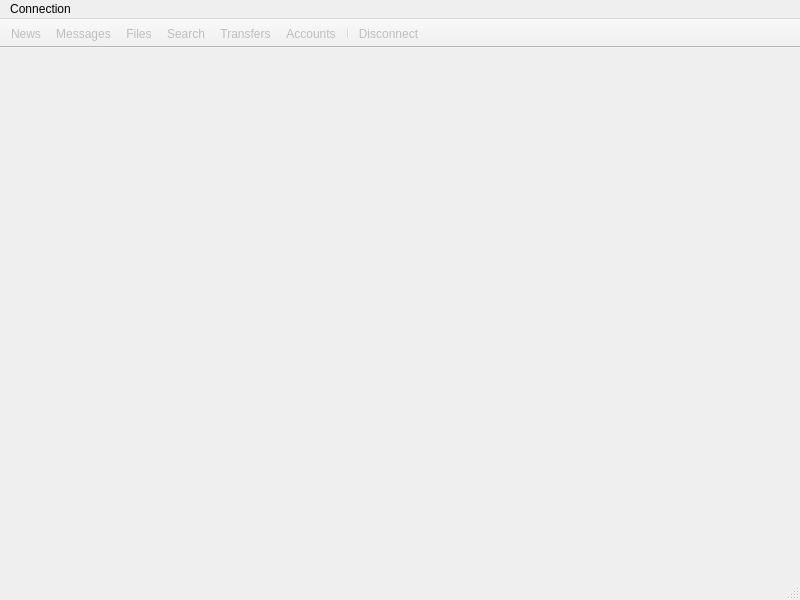
<?xml version="1.0" encoding="UTF-8"?>
<ui version="4.0">
 <class>QwcConnectionMainWindow</class>
 <widget class="QMainWindow" name="QwcConnectionMainWindow">
  <property name="geometry">
   <rect>
    <x>0</x>
    <y>0</y>
    <width>800</width>
    <height>600</height>
   </rect>
  </property>
  <property name="windowTitle">
   <string>Qwired</string>
  </property>
  <widget class="QWidget" name="centralwidget">
   <layout class="QHBoxLayout"/>
  </widget>
  <widget class="QMenuBar" name="menubar">
   <property name="geometry">
    <rect>
     <x>0</x>
     <y>0</y>
     <width>800</width>
     <height>22</height>
    </rect>
   </property>
   <widget class="QMenu" name="menuQwired">
    <property name="title">
     <string>Connection</string>
    </property>
    <addaction name="actionNewConnection"/>
    <addaction name="actionDisconnect"/>
    <addaction name="actionReconnect"/>
    <addaction name="separator"/>
    <addaction name="actionServerInfo"/>
    <addaction name="actionNews"/>
    <addaction name="actionMessages"/>
    <addaction name="actionFiles"/>
    <addaction name="actionTransfers"/>
    <addaction name="separator"/>
    <addaction name="actionAccounts"/>
    <addaction name="actionBroadcast"/>
    <addaction name="separator"/>
    <addaction name="actionTrackers"/>
    <addaction name="actionPreferences"/>
    <addaction name="actionAbout"/>
   </widget>
   <addaction name="menuQwired"/>
  </widget>
  <widget class="QStatusBar" name="statusbar"/>
  <widget class="QToolBar" name="fToolBar">
   <property name="windowTitle">
    <string>Toolbar</string>
   </property>
   <property name="movable">
    <bool>false</bool>
   </property>
   <property name="toolButtonStyle">
    <enum>Qt::ToolButtonTextUnderIcon</enum>
   </property>
   <property name="floatable">
    <bool>true</bool>
   </property>
   <attribute name="toolBarArea">
    <enum>TopToolBarArea</enum>
   </attribute>
   <attribute name="toolBarBreak">
    <bool>false</bool>
   </attribute>
   <addaction name="actionNews"/>
   <addaction name="actionMessages"/>
   <addaction name="actionFiles"/>
   <addaction name="actionSearch"/>
   <addaction name="actionTransfers"/>
   <addaction name="actionAccounts"/>
   <addaction name="separator"/>
   <addaction name="actionDisconnect"/>
  </widget>
  <action name="actionNewConnection">
   <property name="text">
    <string>New Connection...</string>
   </property>
   <property name="shortcut">
    <string>Ctrl+K</string>
   </property>
  </action>
  <action name="actionDisconnect">
   <property name="enabled">
    <bool>false</bool>
   </property>
   <property name="icon">
    <iconset resource="application.qrc">
     <normaloff>:/icons/disconnect.png</normaloff>:/icons/disconnect.png</iconset>
   </property>
   <property name="text">
    <string>Disconnect...</string>
   </property>
   <property name="shortcut">
    <string>Ctrl+D</string>
   </property>
  </action>
  <action name="actionReconnect">
   <property name="enabled">
    <bool>false</bool>
   </property>
   <property name="text">
    <string>Reconnect</string>
   </property>
   <property name="shortcut">
    <string>Ctrl+Shift+K</string>
   </property>
  </action>
  <action name="actionServerInfo">
   <property name="enabled">
    <bool>false</bool>
   </property>
   <property name="text">
    <string>Server Information</string>
   </property>
   <property name="shortcut">
    <string>Ctrl+Shift+I</string>
   </property>
  </action>
  <action name="actionChat">
   <property name="enabled">
    <bool>false</bool>
   </property>
   <property name="text">
    <string>Chat</string>
   </property>
   <property name="shortcut">
    <string>Ctrl+T</string>
   </property>
  </action>
  <action name="actionNews">
   <property name="enabled">
    <bool>false</bool>
   </property>
   <property name="icon">
    <iconset resource="application.qrc">
     <normaloff>:/icons/tb_news.png</normaloff>:/icons/tb_news.png</iconset>
   </property>
   <property name="text">
    <string>News</string>
   </property>
   <property name="shortcut">
    <string>Ctrl+N</string>
   </property>
  </action>
  <action name="actionFiles">
   <property name="enabled">
    <bool>false</bool>
   </property>
   <property name="icon">
    <iconset resource="application.qrc">
     <normaloff>:/icons/files.png</normaloff>:/icons/files.png</iconset>
   </property>
   <property name="text">
    <string>Files</string>
   </property>
   <property name="shortcut">
    <string>Ctrl+F</string>
   </property>
  </action>
  <action name="actionTransfers">
   <property name="enabled">
    <bool>false</bool>
   </property>
   <property name="icon">
    <iconset resource="application.qrc">
     <normaloff>:/icons/transfers.png</normaloff>:/icons/transfers.png</iconset>
   </property>
   <property name="text">
    <string>Transfers</string>
   </property>
   <property name="shortcut">
    <string>Ctrl+S</string>
   </property>
  </action>
  <action name="actionAccounts">
   <property name="enabled">
    <bool>false</bool>
   </property>
   <property name="icon">
    <iconset resource="application.qrc">
     <normaloff>:/icons/accounts.png</normaloff>:/icons/accounts.png</iconset>
   </property>
   <property name="text">
    <string>Accounts</string>
   </property>
   <property name="shortcut">
    <string>Ctrl+U</string>
   </property>
  </action>
  <action name="actionInformation">
   <property name="enabled">
    <bool>false</bool>
   </property>
   <property name="text">
    <string>Get Information</string>
   </property>
  </action>
  <action name="actionSetTopic">
   <property name="enabled">
    <bool>false</bool>
   </property>
   <property name="text">
    <string>Set Topic...</string>
   </property>
  </action>
  <action name="actionNewsPost">
   <property name="enabled">
    <bool>false</bool>
   </property>
   <property name="text">
    <string>Post News...</string>
   </property>
  </action>
  <action name="actionBroadcast">
   <property name="enabled">
    <bool>false</bool>
   </property>
   <property name="text">
    <string>Broadcast Message...</string>
   </property>
   <property name="shortcut">
    <string>Ctrl+Shift+B</string>
   </property>
  </action>
  <action name="actionSearch">
   <property name="enabled">
    <bool>false</bool>
   </property>
   <property name="icon">
    <iconset resource="application.qrc">
     <normaloff>:/icons/filesearch.png</normaloff>:/icons/filesearch.png</iconset>
   </property>
   <property name="text">
    <string>Search</string>
   </property>
   <property name="shortcut">
    <string>Ctrl+F</string>
   </property>
  </action>
  <action name="actionPreferences">
   <property name="text">
    <string>Preferences...</string>
   </property>
   <property name="menuRole">
    <enum>QAction::PreferencesRole</enum>
   </property>
  </action>
  <action name="actionAbout">
   <property name="text">
    <string>About Qwired...</string>
   </property>
   <property name="menuRole">
    <enum>QAction::AboutRole</enum>
   </property>
  </action>
  <action name="actionTrackers">
   <property name="text">
    <string>Trackers</string>
   </property>
   <property name="toolTip">
    <string>Show a list of configured trackers and servers registered with them.</string>
   </property>
   <property name="shortcut">
    <string>Ctrl+R</string>
   </property>
  </action>
  <action name="actionMessages">
   <property name="enabled">
    <bool>false</bool>
   </property>
   <property name="icon">
    <iconset resource="application.qrc">
     <normaloff>:/icons/32x32/mail-message-new.png</normaloff>:/icons/32x32/mail-message-new.png</iconset>
   </property>
   <property name="text">
    <string>Messages</string>
   </property>
  </action>
 </widget>
 <resources>
  <include location="application.qrc"/>
  <include location="application.qrc"/>
 </resources>
 <connections/>
</ui>
